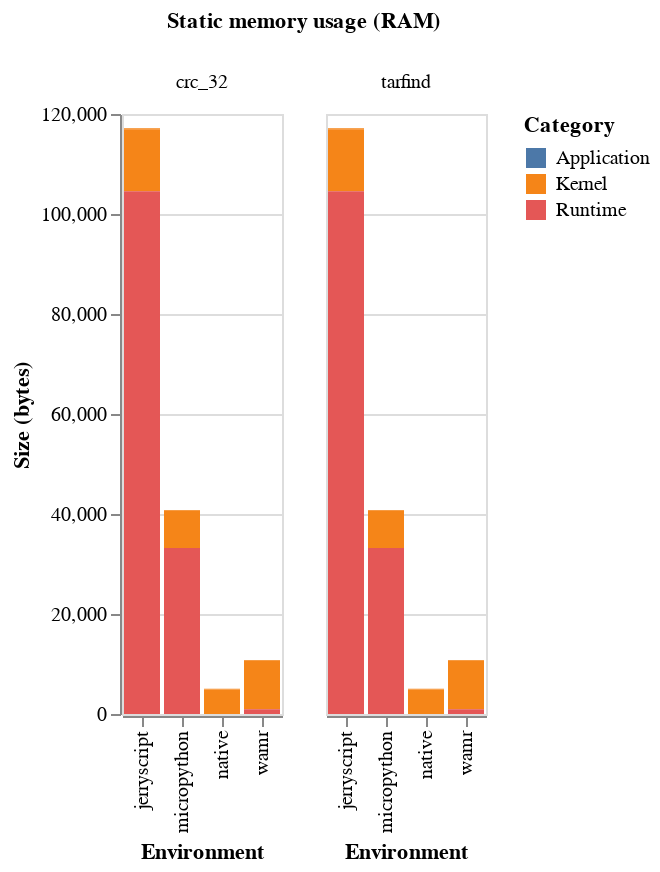

Notebook code cell kept with this figure:
### Code cell
chart = (alt.Chart(
        df.filter(pl.col("type").is_in([".bss", ".data"])))
        .mark_bar()
        .encode(
            x=alt.X('environment:N', title='Environment'),
            y=alt.Y('size:Q', stack='zero', title='Size (bytes)'),
            color=alt.Color('category:N', title='Category'),
            tooltip=[
                alt.Tooltip('type:N', title='Section'),
                alt.Tooltip('category:N'),
                alt.Tooltip('size:Q', title='Binary size (bytes)')
            ]
        )
        .facet(
            column=alt.Column('benchmark:N', title="Static memory usage (RAM)")
        )
)

chart.display(scaleFactor=2)

### Figure 1 — Vega-Lite specification as saved in the notebook (floating-point values rounded to 4 significant figures)
{"config": {"view": {"continuousWidth": 300, "continuousHeight": 300}}, "data": {"name": "data-90f5596ed592c35595878e85c107df73"}, "facet": {"column": {"field": "benchmark", "title": "Static memory usage (RAM)", "type": "nominal"}}, "spec": {"mark": {"type": "bar"}, "encoding": {"color": {"field": "category", "title": "Category", "type": "nominal"}, "tooltip": [{"field": "type", "title": "Section", "type": "nominal"}, {"field": "category", "type": "nominal"}, {"field": "size", "title": "Binary size (bytes)", "type": "quantitative"}], "x": {"field": "environment", "title": "Environment", "type": "nominal"}, "y": {"field": "size", "stack": "zero", "title": "Size (bytes)", "type": "quantitative"}}}, "$schema": "https://vega.github.io/schema/vega-lite/v5.20.1.json", "datasets": {"data-90f5596ed592c35595878e85c107df73": [{"benchmark": "tarfind", "board": "adafruit-feather-nrf52840-sense", "environment": "jerryscript", "category": "Kernel", "type": ".bss", "size": 12439}, {"benchmark": "tarfind", "board": "adafruit-feather-nrf52840-sense", "environment": "jerryscript", "category": "Kernel", "type": ".data", "size": 158}, {"benchmark": "tarfind", "board": "adafruit-feather-nrf52840-sense", "environment": "jerryscript", "category": "Runtime", "type": ".bss", "size": 104536}, {"benchmark": "tarfind", "board": "adafruit-feather-nrf52840-sense", "environment": "micropython", "category": "Kernel", "type": ".bss", "size": 7439}, {"benchmark": "tarfind", "board": "adafruit-feather-nrf52840-sense", "environment": "micropython", "category": "Kernel", "type": ".data", "size": 157}, {"benchmark": "tarfind", "board": "adafruit-feather-nrf52840-sense", "environment": "micropython", "category": "Runtime", "type": ".bss", "size": 33216}, {"benchmark": "tarfind", "board": "adafruit-feather-nrf52840-sense", "environment": "native", "category": "Kernel", "type": ".bss", "size": 4883}, {"benchmark": "tarfind", "board": "adafruit-feather-nrf52840-sense", "environment": "native", "category": "Kernel", "type": ".data", "size": 158}, {"benchmark": "tarfind", "board": "adafruit-feather-nrf52840-sense", "environment": "wamr", "category": "Kernel", "type": ".bss", "size": 9656}, {"benchmark": "tarfind", "board": "adafruit-feather-nrf52840-sense", "environment": "wamr", "category": "Runtime", "type": ".data", "size": 16}, {"benchmark": "tarfind", "board": "adafruit-feather-nrf52840-sense", "environment": "wamr", "category": "Kernel", "type": ".data", "size": 158}, {"benchmark": "tarfind", "board": "adafruit-feather-nrf52840-sense", "environment": "wamr", "category": "Runtime", "type": ".data", "size": 920}, {"benchmark": "tarfind", "board": "adafruit-feather-nrf52840-sense", "environment": "wamr", "category": "Runtime", "type": ".bss", "size": 4}, {"benchmark": "tarfind", "board": "adafruit-feather-nrf52840-sense", "environment": "wamr", "category": "Runtime", "type": ".bss", "size": 43}, {"benchmark": "crc_32", "board": "adafruit-feather-nrf52840-sense", "environment": "jerryscript", "category": "Kernel", "type": ".bss", "size": 12439}, {"benchmark": "crc_32", "board": "adafruit-feather-nrf52840-sense", "environment": "jerryscript", "category": "Kernel", "type": ".data", "size": 158}, {"benchmark": "crc_32", "board": "adafruit-feather-nrf52840-sense", "environment": "jerryscript", "category": "Runtime", "type": ".bss", "size": 104536}, {"benchmark": "crc_32", "board": "adafruit-feather-nrf52840-sense", "environment": "micropython", "category": "Kernel", "type": ".bss", "size": 7439}, {"benchmark": "crc_32", "board": "adafruit-feather-nrf52840-sense", "environment": "micropython", "category": "Kernel", "type": ".data", "size": 157}, {"benchmark": "crc_32", "board": "adafruit-feather-nrf52840-sense", "environment": "micropython", "category": "Runtime", "type": ".bss", "size": 33216}, {"benchmark": "crc_32", "board": "adafruit-feather-nrf52840-sense", "environment": "native", "category": "Kernel", "type": ".bss", "size": 4879}, {"benchmark": "crc_32", "board": "adafruit-feather-nrf52840-sense", "environment": "native", "category": "Kernel", "type": ".data", "size": 158}, {"benchmark": "crc_32", "board": "adafruit-feather-nrf52840-sense", "environment": "native", "category": "Application", "type": ".bss", "size": 4}, {"benchmark": "crc_32", "board": "adafruit-feather-nrf52840-sense", "environment": "wamr", "category": "Kernel", "type": ".bss", "size": 9656}, {"benchmark": "crc_32", "board": "adafruit-feather-nrf52840-sense", "environment": "wamr", "category": "Runtime", "type": ".data", "size": 16}, {"benchmark": "crc_32", "board": "adafruit-feather-nrf52840-sense", "environment": "wamr", "category": "Kernel", "type": ".data", "size": 158}, {"benchmark": "crc_32", "board": "adafruit-feather-nrf52840-sense", "environment": "wamr", "category": "Runtime", "type": ".data", "size": 920}, {"benchmark": "crc_32", "board": "adafruit-feather-nrf52840-sense", "environment": "wamr", "category": "Runtime", "type": ".bss", "size": 4}, {"benchmark": "crc_32", "board": "adafruit-feather-nrf52840-sense", "environment": "wamr", "category": "Runtime", "type": ".bss", "size": 43}]}}
